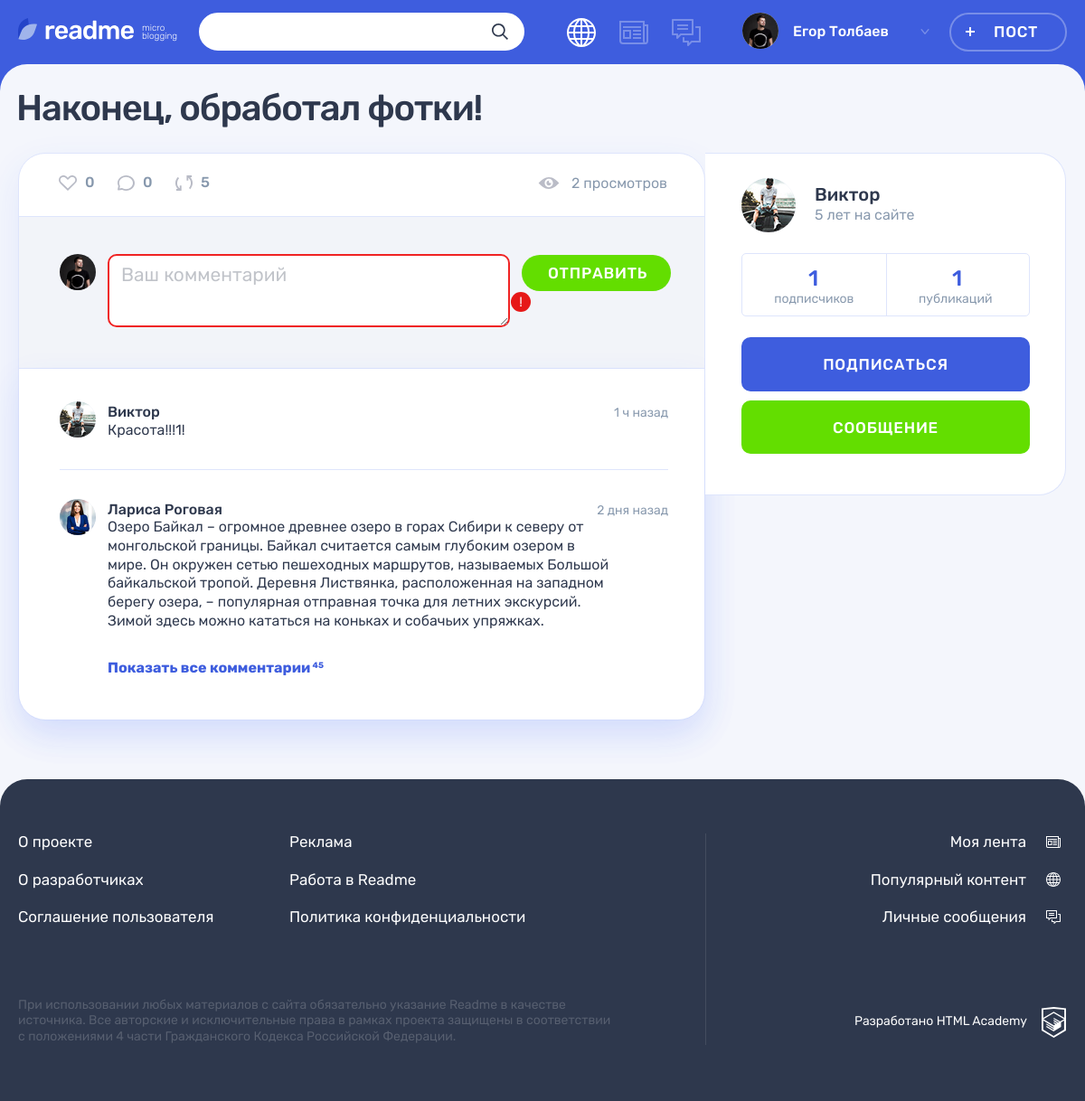
Page /post.php?post_id=3 on the earlier database version.
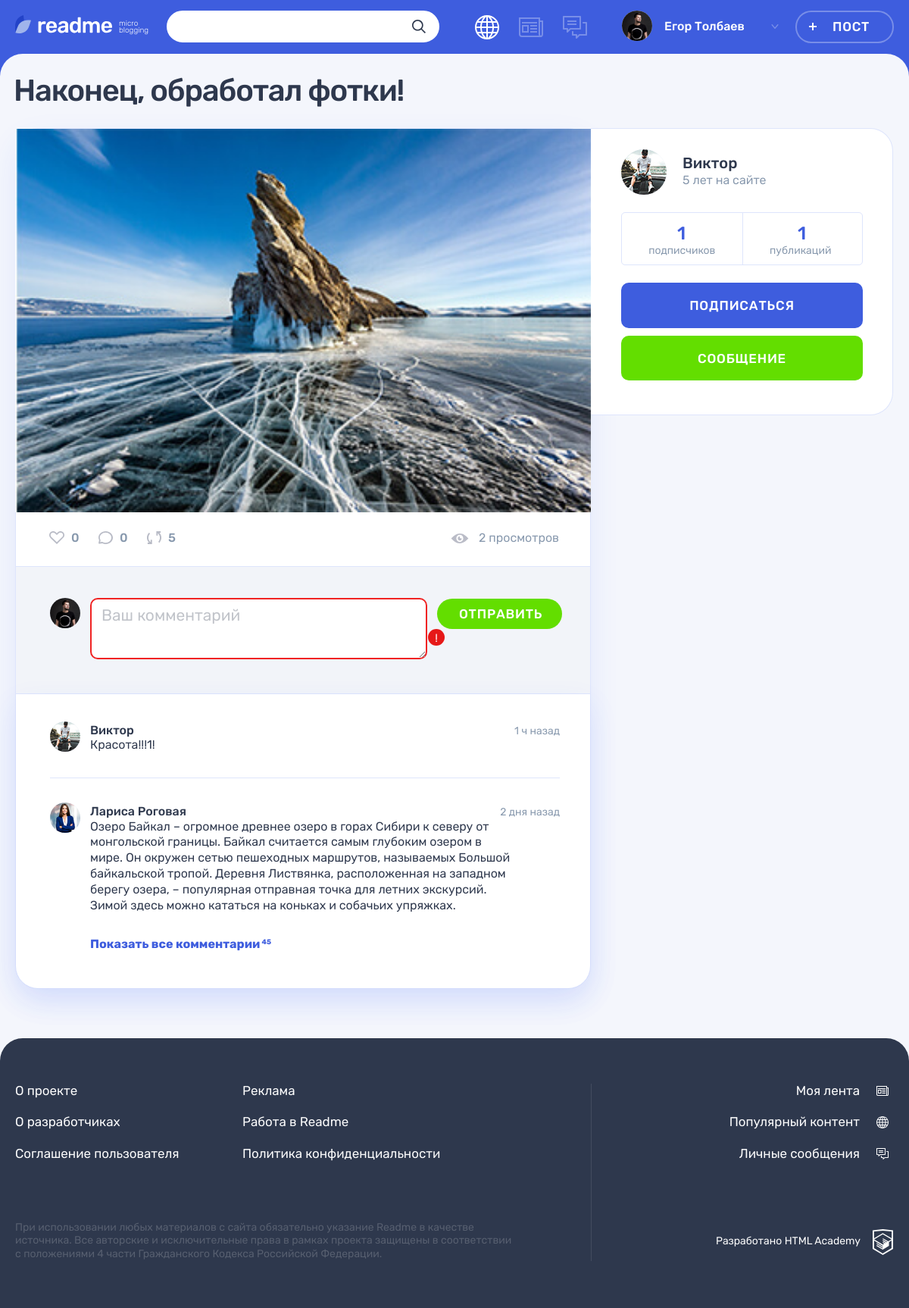
Same page on the later database version.
### tables this page shows
CREATE TABLE `posts` (
    `id`       INT AUTO_INCREMENT PRIMARY KEY NOT NULL,
    `date_add` TIMESTAMP DEFAULT CURRENT_TIMESTAMP NOT NULL,
    `title`    VARCHAR(128) NOT NULL,
    `content_text` TEXT,
    `quote_author` VARCHAR(128),
    `img_url`      VARCHAR(128),
    `video_url`    VARCHAR(128),
    `link`         VARCHAR(256),
    `number_views` INT NOT NULL DEFAULT '0',
    `user_id` INT NOT NULL,
    `type_id` INT NOT NULL,
    FOREIGN KEY (`user_id`)  REFERENCES `users` (`Id`),
    FOREIGN KEY (`type_id`)  REFERENCES `content_type` (`Id`)
);

CREATE TABLE `users` (
    `id`       INT AUTO_INCREMENT PRIMARY KEY NOT NULL,
    `date_add` TIMESTAMP DEFAULT CURRENT_TIMESTAMP NOT NULL,
    `email`    VARCHAR(50) NOT NULL UNIQUE,
    `login`    VARCHAR(50) NOT NULL UNIQUE,
    `password` VARCHAR(50) NOT NULL,
    `avatar`   VARCHAR(128)
);

### helpers.php (called while the page is built, shortened)
<?php
function include_template($name, array $data = [])
{
    $name = 'templates/' . $name;
    extract($data);
    require $name;
    $result = ob_get_clean();
    return $result;
}

### connection.php (called while the page is built, shortened)
<?php
class Connection
{
    function __construct()
    {
        $this->mainConnection = $this->dbConnect();
    }
    function dbConnect(): mysqli
    {
        $connect = mysqli_connect(HOST, USER, PASSWORD, DATABASE);
        mysqli_set_charset($connect, "utf8");
        return ($connect);
    }
}

### DataBase/SqlFunctions.php (called while the page is built, shortened)
<?php
require_once('DataBase\SqlServerHelper.php');
class SqlFunctions
{
    private $sqlServerHelper;
    public function __construct()
    {
        $this->sqlServerHelper = new SqlServerHelper();
    }
    function GetPostById(mysqli $connect, string $post_id)
    {
        $sql = "SELECT p.*, ct.icon_type, u.avatar, u.login,
                IFNULL((SELECT COUNT(*) FROM likes l WHERE l.post_id = p.id), 0) AS likes_count,
                IFNULL((SELECT COUNT(*) FROM comments com WHERE com.post_id = p.id), 0) AS comments_count,
                IFNULL((SELECT COUNT(*) FROM subscriptions sub WHERE sub.user_id = p.user_id), 0) AS subscribers_count
                FROM posts p
                JOIN users u ON p.user_id = u.id
                JOIN content_type ct ON p.type_id = ct.id
                LEFT JOIN likes l ON l.post_id = p.id
                LEFT JOIN comments com ON com.post_id = p.id
                LEFT JOIN subscriptions sub ON sub.user_id = p.user_id
                WHERE p.id = $post_id
                GROUP BY l.id";
        $result = $this->sqlServerHelper->requestHandler($connect, $sql);
        return empty($result) ? NULL : $result;
    }
}

### DataBase/SqlServerHelper.php (called while the page is built, shortened)
<?php
class SqlServerHelper
{
    function requestHandler(mysqli $connect, string $stringSQL): array
    {
        $result = mysqli_query($connect, $stringSQL);
        return mysqli_fetch_all($result, MYSQLI_ASSOC);
    }
}

### templates/post-show.php (the view, shortened to what the changed rows need)
<main class="page__main page__main--publication">
    <div class="container">
        <h1 class="page__title page__title--publication"><?= $post['title'] ?></h1>
        <section class="post-details">
            <div class="post-details__wrapper post-photo">
                <div class="post-details__main-block post post--details">
                    <?= $post_content; ?>
                    <div class="post__indicators">
                        <div class="post__buttons">
                            <a class="post__indicator post__indicator--likes button" href="#" title="Лайк">
                            </a>
                            <a class="post__indicator post__indicator--comments button" href="#" title="Комментарии">
                            </a>
                            <a class="post__indicator post__indicator--repost button" href="#" title="Репост">
                            </a>
                        </div>
                        <span class="post__view"><?= $post['number_views'] ?> просмотров</span>
                    </div>
                    <div class="comments">
                        <div class="comments__list-wrapper">
                            <ul class="comments__list">
                                <li class="comments__item user">
                                    <div class="comments__avatar">
                                        <a class="user__avatar-link" href="#">
                                            <img class="comments__picture" src="img/<?= $post['avatar'] ?>"
                                                 alt="Аватар пользователя">
                                        </a>
                                    </div>
                                    <div class="comments__info">
                                        <div class="comments__name-wrapper">
                                            <a class="comments__user-name" href="#">
                                                <span><?= $post['login'] ?></span>
                                            </a>
                                        </div>
                                    </div>
                                </li>
                            </ul>
                        </div>
                    </div>
                </div>
                <div class="post-details__user user">
                    <div class="post-details__user-info user__info">
                        <div class="post-details__avatar user__avatar">
                            <a class="post-details__avatar-link user__avatar-link" href="#">
                                <img class="post-details__picture user__picture" src="img/<?= $post['avatar'] ?>"
                                     alt="Аватар пользователя">
                            </a>
                        </div>
                        <div class="post-details__name-wrapper user__name-wrapper">
                            <a class="post-details__name user__name" href="#">
                                <span><?= $post['login'] ?></span>
                            </a>
                        </div>
                    </div>
                </div>
            </div>
        </section>
    </div>
</main>

### templates/post-types/post-photo.php
<div class="post-photo__image-wrapper">
    <img src="img/<?= htmlspecialchars($post['img_url']) ?>" alt="Фото от пользователя" width="760" height="507">
</div>

Differences in the rows shown:
changed posts "Наконец, обработал фотки!": img_url: picture added
